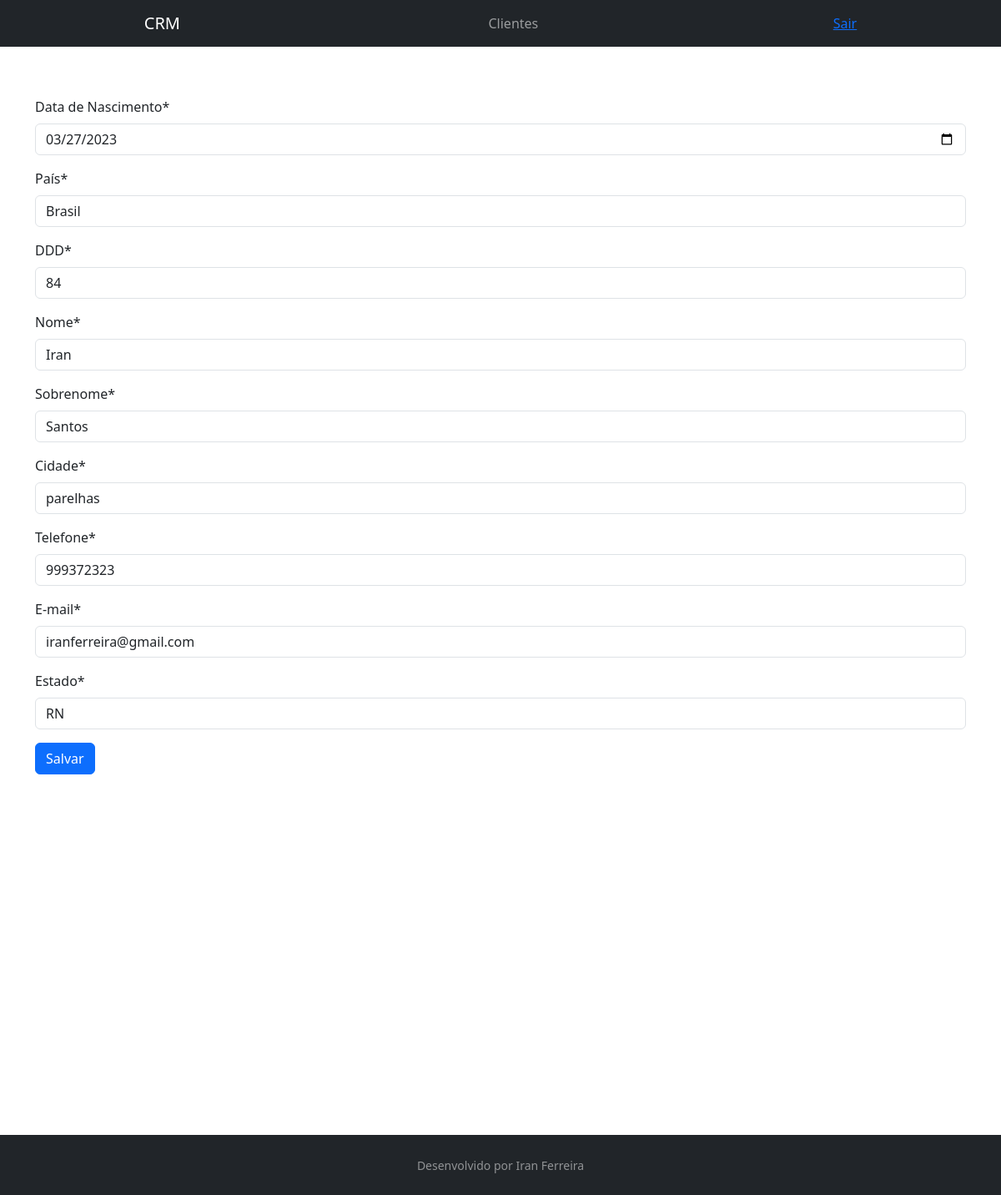
The app's page /customer/1/ with its own data.
### customer/models.py (models this page shows, shortened)
class Customer(models.Model):
    first_name = models.CharField(max_length=30)
    last_name = models.CharField(max_length=50)
    email = models.EmailField()
    birth_date = models.DateField()
    area_code = models.CharField(max_length=3) #DDD do Número
    phone_number = models.CharField(max_length=9)
    country = models.CharField(max_length=30)
    state = models.CharField(max_length=30)
    city = models.CharField(max_length=30)
    create_date = models.DateTimeField(auto_now_add=True) #Data de quando o cliente for criado
    update_date = models.DateTimeField(auto_now=True) #Data de atualização dos dados dos clientes
    active = models.BooleanField(default=True) # Ativar ou desativar o cliente, não precisa apagar todo o histórico do cliente
    class Meta:
        db_table = "customer"

### customer/views.py (the view, shortened to what this page needs)
# urls.py: path("<int:id>/", CustomerUpdateView.as_view(), name="customer-update"),
class CustomerUpdateView(UpdateView):
    template_name = "customer/customer.html"
    form_class = CustomerForm
    def get_object(self):
        id = self.kwargs.get("id")
        return get_object_or_404(Customer, id=id)

### customer/templates/customer/customer.html (shortened to what this page needs)
{% extends "model-page.html" %}
{% load crispy_forms_tags %}
{% block content %}
    <form method="POST"> {% csrf_token %}
        {{ form|crispy }}
        <button type="submit" class="btn btn-primary">Salvar</button>
    </form>
{% endblock %}

### core/templates/model-page.html (style rules this page uses)
html, body { height: 100%; }

### records on screen
Customer: birth_date "03/27/2023", country "Brasil", area_code "84", first_name "Iran", last_name "Santos", city "parelhas", phone_number "999372323", email "iranferreira@gmail.com", state "RN"
